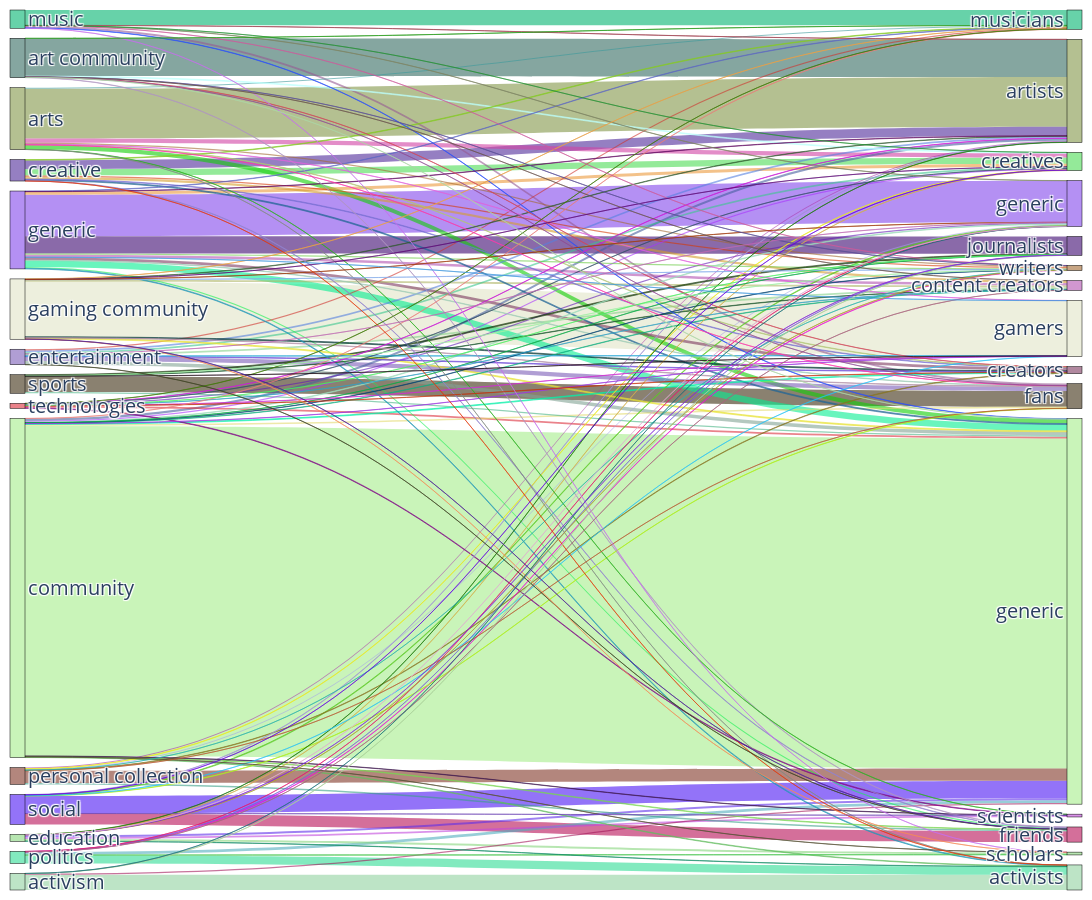

Here is the notebook cell this chart was saved with:
### Code cell
from nltk.stem import WordNetLemmatizer
import nltk
import pandas as pd
import plotly.graph_objects as go
import re
from collections import defaultdict
from sklearn.feature_extraction.text import TfidfVectorizer
from sklearn.metrics.pairwise import cosine_similarity
import random

# Download NLTK data (only needed once)
nltk.download('wordnet')
nltk.download('omw-1.4')

# Initialize lemmatizer
lemmatizer = WordNetLemmatizer()
file_path = "../data/output/starterpacks_with_classifications_istanbul_1.csv"
df = pd.read_csv(file_path)

# Function to generate random colors
def generate_random_color():
    return f"rgba({random.randint(0, 255)}, {random.randint(0, 255)}, {random.randint(0, 255)}, 0.6)"

# Function to normalize text and map singular to plural
def normalize_classification(text, is_starter_pack=False):
    if pd.isna(text):
        return ""
    text = text.lower()
    text = re.sub(r"\(.*?\)", "", text)
    text = re.sub(r"-.*", "", text).strip()
    if "n/a" in text or "unknown" in text:
        return ""
    # Remove all punctuation (including full stops)
    text = re.sub(r"[^\w\s]", "", text)
    
    # Map singular to plural forms
    singular_to_plural = {
        "social media": "social media",  # Keep as is (already plural)
        "media": "media",                # Keep as is
        "art": "arts",                   # Singular to plural
        "science": "sciences",           # Singular to plural
        "technology": "technologies",    # Singular to plural
        "business": "businesses",        # Singular to plural
    }
    
    for singular, plural in singular_to_plural.items():
        if singular == text:
            text = plural
            break
    
    if is_starter_pack and (text == "social media" or text == "media"):
        text = "generic"
    
    return text

# Apply normalization to starter_pack_classification and participants_classification columns
df["cleaned_starter_pack"] = df["starter_pack_classification"].apply(
    lambda x: normalize_classification(x, is_starter_pack=True)  # Apply replacement for starter packs
)
df["cleaned_participants"] = df["participants_classification"].apply(normalize_classification)

# Remove rows where cleaned classifications are empty
df = df[(df["cleaned_starter_pack"] != "") & (df["cleaned_participants"] != "")]

def group_similar_classifications(classifications, threshold=0.7):
    vectorizer = TfidfVectorizer()
    tfidf_matrix = vectorizer.fit_transform(classifications)
    similarity_matrix = cosine_similarity(tfidf_matrix)
    
    groups = defaultdict(list)
    used_indices = set()
    
    for i, classification in enumerate(classifications):
        if i not in used_indices:
            groups[classification].append(classification)
            for j in range(i + 1, len(classifications)):
                if similarity_matrix[i, j] >= threshold:
                    groups[classification].append(classifications[j])
                    used_indices.add(j)
    return groups

starter_pack_groups = group_similar_classifications(df["cleaned_starter_pack"].unique())
participant_groups = group_similar_classifications(df["cleaned_participants"].unique())

def map_to_group(text, groups):
    for group, members in groups.items():
        if text in members:
            return group
    return text

df["grouped_starter_pack"] = df["cleaned_starter_pack"].apply(lambda x: map_to_group(x, starter_pack_groups))
df["grouped_participants"] = df["cleaned_participants"].apply(lambda x: map_to_group(x, participant_groups))

min_threshold = 5
starter_pack_counts = df["grouped_starter_pack"].value_counts()
participant_counts = df["grouped_participants"].value_counts()

df = df[
    (df["grouped_starter_pack"].isin(starter_pack_counts[starter_pack_counts >= min_threshold].index)) &
    (df["grouped_participants"].isin(participant_counts[participant_counts >= min_threshold].index))
]

# Limit to the top N classifications
top_n = 15
top_starter_packs = starter_pack_counts.head(top_n).index
top_participants = participant_counts.head(top_n).index

df = df[
    (df["grouped_starter_pack"].isin(top_starter_packs)) &
    (df["grouped_participants"].isin(top_participants))
]

starter_pack_classes = df["grouped_starter_pack"].unique()
participant_classes = df["grouped_participants"].unique()

starter_pack_class_map = {label: idx for idx, label in enumerate(starter_pack_classes)}
participant_class_map = {label: idx + len(starter_pack_classes) for idx, label in enumerate(participant_classes)}

df["source"] = df["grouped_starter_pack"].map(starter_pack_class_map)
df["target"] = df["grouped_participants"].map(participant_class_map)

source_target_pairs = list(zip(df["source"], df["target"]))
source_target_counts = pd.DataFrame(source_target_pairs, columns=["source", "target"]).value_counts().reset_index(name="value")

labels = list(starter_pack_class_map.keys()) + list(participant_class_map.keys())
# Replace "social media" and "media" with "generic" in the labels (for display purposes only)
# Define mappings for generic categories
def map_to_generic_labels(label):
    # User-related terms are mapped to "participants"
    # user_related_terms = ["user", "social media", "media", "users", "individual", "researcher", "scholar"]
    # if label in user_related_terms:
    #     return "participants"
    
    social_related_terms = ["social media", "media", "users", "individuals"]
    if label in social_related_terms:
        return "generic"
    
    creator_related_terms = ["creator", "content creator", "artists"]
    if label in creator_related_terms:
        return "artists"
    
    return label

labels = [map_to_generic_labels(label) for label in labels]

colors = [generate_random_color() for _ in range(len(source_target_counts))]

node_colors = defaultdict(list)
for idx, (source, target, value) in enumerate(source_target_counts.itertuples(index=False, name=None)):
    node_colors[source].append((colors[idx], value))  
    node_colors[target].append((colors[idx], value)) 

def get_dominant_color(color_value_pairs):
    color_weights = defaultdict(float)
    for color, value in color_value_pairs:
        color_weights[color] += value
    
    dominant_color = max(color_weights, key=color_weights.get)
    return dominant_color

node_colors_dominant = [get_dominant_color(node_colors[i]) if i in node_colors else "rgba(200, 200, 200, 0.6)" for i in range(len(labels))]

sankey_fig = go.Figure(go.Sankey(
    node=dict(
        pad=10,  # Reduce padding between nodes
        thickness=15,  # Adjust node thickness
        line=dict(color="black", width=0.5),
        label=labels, 
        color=node_colors_dominant
    ),
    link=dict(
        source=source_target_counts["source"],
        target=source_target_counts["target"],
        value=source_target_counts["value"],
        color=colors  
    )
))

sankey_fig.update_layout(
    width=1400,  # Set figure width
    height=900,  # Set figure height
    margin=dict(l=10, r=10, t=10, b=10),  # Reduce margins
    hovermode="x unified",
    font=dict(size=20)  # Set global text size
)

sankey_fig.write_image("sankey_diagram.png", scale=2)  # Increase scale for higher resolution

sankey_fig.show()

### Figure 1 — Plotly figure (JSON) as saved in the notebook; plotly's stock layout.template omitted (floating-point values rounded to 4 significant figures; data arrays with more than 128 entries replaced by an {"elided": "..."} marker saying what was removed)
{"data": [{"link": {"color": {"elided": "138 str values"}, "source": {"elided": "138 int values"}, "target": {"elided": "138 int values"}, "value": {"elided": "138 int values"}}, "node": {"color": ["rgba(3, 181, 113, 0.6)", "rgba(130, 151, 72, 0.6)", "rgba(136, 213, 125, 0.6)", "rgba(124, 94, 184, 0.6)", "rgba(79, 42, 153, 0.6)", "rgba(131, 70, 235, 0.6)", "rgba(53, 108, 97, 0.6)", "rgba(225, 228, 199, 0.6)", "rgba(47, 220, 148, 0.6)", "rgba(146, 210, 160, 0.6)", "rgba(166, 237, 139, 0.6)", "rgba(76, 23, 243, 0.6)", "rgba(60, 45, 17, 0.6)", "rgba(129, 54, 39, 0.6)", "rgba(220, 47, 61, 0.6)", "rgba(3, 181, 113, 0.6)", "rgba(130, 151, 72, 0.6)", "rgba(193, 73, 220, 0.6)", "rgba(77, 220, 86, 0.6)", "rgba(179, 83, 177, 0.6)", "rgba(131, 70, 235, 0.6)", "rgba(136, 213, 125, 0.6)", "rgba(61, 7, 113, 0.6)", "rgba(225, 228, 199, 0.6)", "rgba(146, 210, 160, 0.6)", "rgba(184, 16, 88, 0.6)", "rgba(60, 45, 17, 0.6)", "rgba(166, 237, 139, 0.6)", "rgba(126, 57, 96, 0.6)", "rgba(162, 106, 50, 0.6)"], "label": ["music", "arts", "education", "entertainment", "creative", "generic", "art community", "gaming community", "politics", "activism", "community", "social", "sports", "personal collection", "technologies", "musicians", "artists", "scientists", "creatives", "content creators", "generic", "scholars", "journalists", "gamers", "activists", "friends", "fans", "generic", "creators", "writers"], "line": {"color": "black", "width": 0.5}, "pad": 10, "thickness": 15}, "type": "sankey"}], "layout": {"font": {"size": 20}, "height": 900, "hovermode": "x unified", "margin": {"b": 10, "l": 10, "r": 10, "t": 10}, "width": 1400}}
